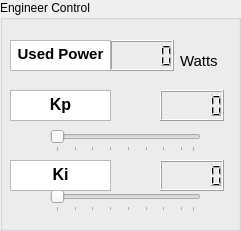
     <widget class="QGroupBox" name="engineer_box">
      <property name="geometry">
       <rect>
        <x>750</x>
        <y>60</y>
        <width>241</width>
        <height>231</height>
       </rect>
      </property>
      <property name="title">
       <string>Engineer Control</string>
      </property>
      <widget class="QLCDNumber" name="used_power_display">
       <property name="geometry">
        <rect>
         <x>110</x>
         <y>40</y>
         <width>64</width>
         <height>31</height>
        </rect>
       </property>
      </widget>
      <widget class="QTextBrowser" name="used_power_txt">
       <property name="geometry">
        <rect>
         <x>10</x>
         <y>40</y>
         <width>101</width>
         <height>31</height>
        </rect>
       </property>
       <property name="verticalScrollBarPolicy">
        <enum>Qt::ScrollBarAlwaysOff</enum>
       </property>
       <property name="horizontalScrollBarPolicy">
        <enum>Qt::ScrollBarAlwaysOff</enum>
       </property>
       <property name="html">
        <string>&lt;!DOCTYPE HTML PUBLIC &quot;-//W3C//DTD HTML 4.0//EN&quot; &quot;http://www.w3.org/TR/REC-html40/strict.dtd&quot;&gt;
&lt;html&gt;&lt;head&gt;&lt;meta name=&quot;qrichtext&quot; content=&quot;1&quot; /&gt;&lt;meta charset=&quot;utf-8&quot; /&gt;&lt;style type=&quot;text/css&quot;&gt;
p, li { white-space: pre-wrap; }
hr { height: 1px; border-width: 0; }
li.unchecked::marker { content: &quot;\2610&quot;; }
li.checked::marker { content: &quot;\2612&quot;; }
&lt;/style&gt;&lt;/head&gt;&lt;body style=&quot; font-family:'Segoe UI'; font-size:10pt; font-weight:400; font-style:normal;&quot;&gt;
&lt;p align=&quot;center&quot; style=&quot; margin-top:0px; margin-bottom:0px; margin-left:0px; margin-right:0px; -qt-block-indent:0; text-indent:0px;&quot;&gt;&lt;span style=&quot; font-family:'MS Shell Dlg 2'; font-size:11pt; font-weight:696;&quot;&gt;Used Power&lt;/span&gt;&lt;/p&gt;&lt;/body&gt;&lt;/html&gt;</string>
       </property>
      </widget>
      <widget class="QTextBrowser" name="kp_txt">
       <property name="geometry">
        <rect>
         <x>10</x>
         <y>90</y>
         <width>101</width>
         <height>31</height>
        </rect>
       </property>
       <property name="verticalScrollBarPolicy">
        <enum>Qt::ScrollBarAlwaysOff</enum>
       </property>
       <property name="horizontalScrollBarPolicy">
        <enum>Qt::ScrollBarAlwaysOff</enum>
       </property>
       <property name="html">
        <string>&lt;!DOCTYPE HTML PUBLIC &quot;-//W3C//DTD HTML 4.0//EN&quot; &quot;http://www.w3.org/TR/REC-html40/strict.dtd&quot;&gt;
&lt;html&gt;&lt;head&gt;&lt;meta name=&quot;qrichtext&quot; content=&quot;1&quot; /&gt;&lt;meta charset=&quot;utf-8&quot; /&gt;&lt;style type=&quot;text/css&quot;&gt;
p, li { white-space: pre-wrap; }
hr { height: 1px; border-width: 0; }
li.unchecked::marker { content: &quot;\2610&quot;; }
li.checked::marker { content: &quot;\2612&quot;; }
&lt;/style&gt;&lt;/head&gt;&lt;body style=&quot; font-family:'Segoe UI'; font-size:10pt; font-weight:400; font-style:normal;&quot;&gt;
&lt;p align=&quot;center&quot; style=&quot; margin-top:0px; margin-bottom:0px; margin-left:0px; margin-right:0px; -qt-block-indent:0; text-indent:0px;&quot;&gt;&lt;span style=&quot; font-family:'MS Shell Dlg 2'; font-size:12pt; font-weight:696;&quot;&gt;Kp&lt;/span&gt;&lt;/p&gt;&lt;/body&gt;&lt;/html&gt;</string>
       </property>
      </widget>
      <widget class="QLCDNumber" name="kp_display">
       <property name="geometry">
        <rect>
         <x>160</x>
         <y>90</y>
         <width>64</width>
         <height>31</height>
        </rect>
       </property>
      </widget>
      <widget class="QLCDNumber" name="ki_display">
       <property name="geometry">
        <rect>
         <x>160</x>
         <y>160</y>
         <width>64</width>
         <height>31</height>
        </rect>
       </property>
      </widget>
      <widget class="QSlider" name="ki_slider">
       <property name="geometry">
        <rect>
         <x>50</x>
         <y>190</y>
         <width>151</width>
         <height>22</height>
        </rect>
       </property>
       <property name="minimum">
        <number>1</number>
       </property>
       <property name="maximum">
        <number>24</number>
       </property>
       <property name="pageStep">
        <number>8</number>
       </property>
       <property name="sliderPosition">
        <number>1</number>
       </property>
       <property name="orientation">
        <enum>Qt::Horizontal</enum>
       </property>
       <property name="invertedAppearance">
        <bool>false</bool>
       </property>
       <property name="tickPosition">
        <enum>QSlider::TicksBelow</enum>
       </property>
       <property name="tickInterval">
        <number>3</number>
       </property>
      </widget>
      <widget class="QSlider" name="kp_slider">
       <property name="geometry">
        <rect>
         <x>50</x>
         <y>130</y>
         <width>151</width>
         <height>22</height>
        </rect>
       </property>
       <property name="minimum">
        <number>1</number>
       </property>
       <property name="maximum">
        <number>24</number>
       </property>
       <property name="pageStep">
        <number>8</number>
       </property>
       <property name="sliderPosition">
        <number>1</number>
       </property>
       <property name="orientation">
        <enum>Qt::Horizontal</enum>
       </property>
       <property name="invertedAppearance">
        <bool>false</bool>
       </property>
       <property name="tickPosition">
        <enum>QSlider::TicksBelow</enum>
       </property>
       <property name="tickInterval">
        <number>3</number>
       </property>
      </widget>
      <widget class="QTextBrowser" name="ki_txt_2">
       <property name="geometry">
        <rect>
         <x>10</x>
         <y>160</y>
         <width>101</width>
         <height>31</height>
        </rect>
       </property>
       <property name="verticalScrollBarPolicy">
        <enum>Qt::ScrollBarAlwaysOff</enum>
       </property>
       <property name="horizontalScrollBarPolicy">
        <enum>Qt::ScrollBarAlwaysOff</enum>
       </property>
       <property name="html">
        <string>&lt;!DOCTYPE HTML PUBLIC &quot;-//W3C//DTD HTML 4.0//EN&quot; &quot;http://www.w3.org/TR/REC-html40/strict.dtd&quot;&gt;
&lt;html&gt;&lt;head&gt;&lt;meta name=&quot;qrichtext&quot; content=&quot;1&quot; /&gt;&lt;meta charset=&quot;utf-8&quot; /&gt;&lt;style type=&quot;text/css&quot;&gt;
p, li { white-space: pre-wrap; }
hr { height: 1px; border-width: 0; }
li.unchecked::marker { content: &quot;\2610&quot;; }
li.checked::marker { content: &quot;\2612&quot;; }
&lt;/style&gt;&lt;/head&gt;&lt;body style=&quot; font-family:'Segoe UI'; font-size:10pt; font-weight:400; font-style:normal;&quot;&gt;
&lt;p align=&quot;center&quot; style=&quot; margin-top:0px; margin-bottom:0px; margin-left:0px; margin-right:0px; -qt-block-indent:0; text-indent:0px;&quot;&gt;&lt;span style=&quot; font-family:'MS Shell Dlg 2'; font-size:12pt; font-weight:696;&quot;&gt;Ki&lt;/span&gt;&lt;/p&gt;&lt;/body&gt;&lt;/html&gt;</string>
       </property>
      </widget>
      <widget class="QLabel" name="watt_txt">
       <property name="geometry">
        <rect>
         <x>180</x>
         <y>50</y>
         <width>51</width>
         <height>21</height>
        </rect>
       </property>
       <property name="font">
        <font>
         <pointsize>11</pointsize>
        </font>
       </property>
       <property name="text">
        <string>Watts</string>
       </property>
      </widget>
     </widget>
